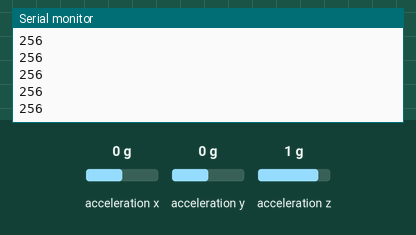
Recording of a program running on a simulated ESP8266 (NodeMCU). Parts: the last lines printed to the serial monitor. Wiring (inferred from the names in the program): ADXL345 accelerometer at I2C address 0x53. The test bench sets the inputs (shaded band); at power-on: acceleration z 1 g, acceleration x 0 g, acceleration y 0 g.

Above: at 1.2 s.
1.3 s: acceleration z set to -1.4 g
At 1.32 s:
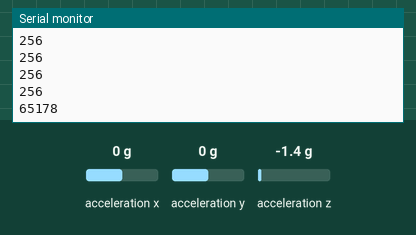
2.8 s: acceleration z set to -0.8 g
At 2.83 s:
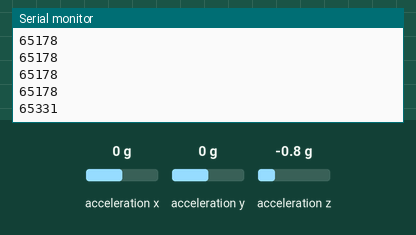
Timing chart, 0 to 5.8 s (numbered marks = the images above; inputs shaded):
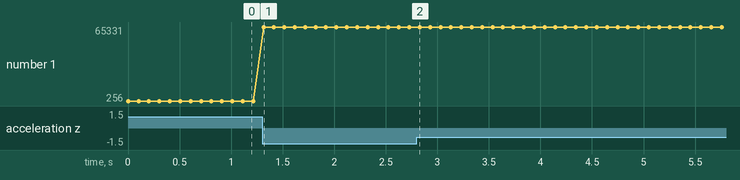

The program:

main.cpp
```cpp
/*
https://sites.google.com/a/gclue.jp/fab-zang-docs/ni-yinkiiot/adxl345-i2c
ADXL --- ESP8266
VDD  --- 3.3 V
GND  --- GND
Vs   --- OPEN
CS   --- VDD
SCL  --- D1
SDA  --- D2
SDO  --- GND
INT1 --- OPEN
INT2 --- OPEN
*/
#include <Wire.h>
#include <Arduino.h>
#define DEVICE_ADDR (0x53) // スレーブデバイスのアドレス
byte axis_buff[6];
#define Z_THREAD 10000
// I2Cへの書き込み
void writeI2c(byte register_addr, byte value) {
  Wire.beginTransmission(DEVICE_ADDR);
  Wire.write(register_addr);
  Wire.write(value);
  Wire.endTransmission();
}

// I2Cへの読み込み
void readI2c(byte register_addr, int num, byte buffer[]) {
  Wire.beginTransmission(DEVICE_ADDR);
  Wire.write(register_addr);
  Wire.endTransmission();

  Wire.beginTransmission(DEVICE_ADDR);
  Wire.requestFrom(DEVICE_ADDR, num);

  int i = 0;
  while(Wire.available())
  {
    buffer[i] = Wire.read();
    i++;
  }
  Wire.endTransmission();
}

void setup()
{
  Serial.begin(9600); // シリアルの開始デバック用
  Wire.begin();       // I2Cの開始

  //Serial.write("init");

  // DATA_FORMAT
  writeI2c(0x31, 0x00);
  // POWER_TCL
  writeI2c(0x2d, 0x08);
}

void loop()
{
  uint8_t length = 6;
  readI2c(0x32, length, axis_buff); //レジスターアドレス 0x32から6バイト読む
  int x = (((int)axis_buff[1]) << 8) | axis_buff[0];
  int y = (((int)axis_buff[3]) << 8) | axis_buff[2];
  int z = (((int)axis_buff[5]) << 8) | axis_buff[4];
  // Serial.print("x: ");
  // Serial.print( x );
  // Serial.print(" y: ");
  // Serial.print( y );
  //Serial.print(" z: ");
  Serial.println(z);

  // if(Z_THREAD < z){
  //   Serial.println("Flap");
  // }
  // else{
  //   Serial.println("Stop");
  // }
  delay(100);
}
```

Measured:
- after the input at 1.3 s, the serial monitor: prints a new line at once (image 1)
- after the input at 2.8 s, the serial monitor: prints a new line at once (image 2)
- plotted number 1: 256 → 65178 after the input at 1.3 s, 65178 → 65331 after the input at 2.8 s
